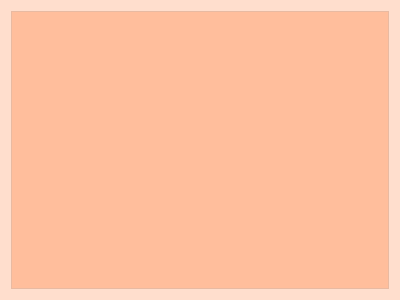
<?xml version="1.0" encoding="UTF-8"?>
<ui version="4.0">
 <class>MingDanBoxView</class>
 <widget class="QWidget" name="MingDanBoxView">
  <property name="geometry">
   <rect>
    <x>0</x>
    <y>0</y>
    <width>400</width>
    <height>300</height>
   </rect>
  </property>
  <property name="palette">
   <palette>
    <active>
     <colorrole role="Base">
      <brush brushstyle="SolidPattern">
       <color alpha="255">
        <red>255</red>
        <green>255</green>
        <blue>255</blue>
       </color>
      </brush>
     </colorrole>
     <colorrole role="Window">
      <brush brushstyle="SolidPattern">
       <color alpha="100">
        <red>255</red>
        <green>170</green>
        <blue>127</blue>
       </color>
      </brush>
     </colorrole>
    </active>
    <inactive>
     <colorrole role="Base">
      <brush brushstyle="SolidPattern">
       <color alpha="255">
        <red>255</red>
        <green>255</green>
        <blue>255</blue>
       </color>
      </brush>
     </colorrole>
     <colorrole role="Window">
      <brush brushstyle="SolidPattern">
       <color alpha="100">
        <red>255</red>
        <green>170</green>
        <blue>127</blue>
       </color>
      </brush>
     </colorrole>
    </inactive>
    <disabled>
     <colorrole role="Base">
      <brush brushstyle="SolidPattern">
       <color alpha="100">
        <red>255</red>
        <green>170</green>
        <blue>127</blue>
       </color>
      </brush>
     </colorrole>
     <colorrole role="Window">
      <brush brushstyle="SolidPattern">
       <color alpha="100">
        <red>255</red>
        <green>170</green>
        <blue>127</blue>
       </color>
      </brush>
     </colorrole>
    </disabled>
   </palette>
  </property>
  <property name="windowTitle">
   <string>Form</string>
  </property>
  <property name="styleSheet">
   <string notr="true"/>
  </property>
  <layout class="QGridLayout" name="gridLayout">
   <item row="1" column="0">
    <widget class="QScrollArea" name="scrollArea">
     <property name="widgetResizable">
      <bool>true</bool>
     </property>
     <widget class="QWidget" name="scrollAreaWidgetContents">
      <property name="geometry">
       <rect>
        <x>0</x>
        <y>0</y>
        <width>380</width>
        <height>280</height>
       </rect>
      </property>
      <layout class="QGridLayout" name="gridLayout_2"/>
     </widget>
    </widget>
   </item>
  </layout>
 </widget>
 <resources/>
 <connections/>
</ui>
